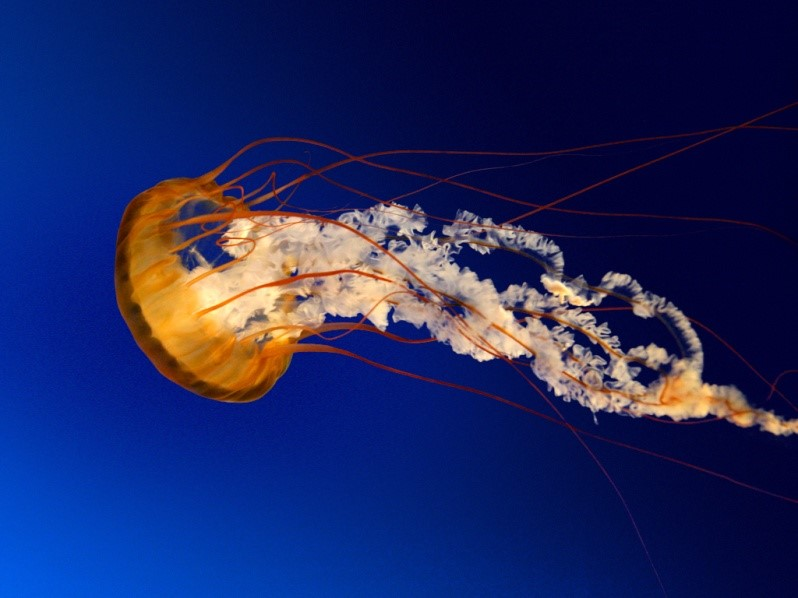
%> input picture image_watermarking/Color DWT-SVD watermarking/wavelet/m1.jpg, 798 x 598 px
$ octave wavelet_luv.m   (GNU Octave 9; MATLAB toolbox functions it lacks are replaced by stand-ins)
%> lines starting %> are read from the running program, lines starting %| are printed output that depends on the picture
clc
close all

%host

rgbimage=imresize(imread('m1.jpg'),[512 512]);
figure;
imshow(rgbimage);
title('Original color image');
%ycbcr=rgb2ycbcr(r1gbimage);
[h_LL,h_LH,h_HL,h_HH]=dwt2(rgbimage,'db2');
img=h_LL;
red1=img(:,:,1)+img(:,:,2)+img(:,:,3);
green1=(-2)*img(:,:,1)+img(:,:,2)+img(:,:,3);
blue1=(-1)*img(:,:,2)+img(:,:,3);
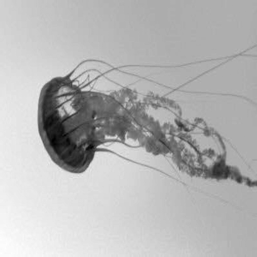
%> blue1: size 257x257 double; min -287.5, max 279.1, mean 115.9; drawn with min black and max white

[U_imgr1,S_imgr1,V_imgr1]= svd(red1);
[U_imgg1,S_imgg1,V_imgg1]= svd(green1);
[U_imgb1,S_imgb1,V_imgb1]= svd(blue1);

%watermark

rgbimage=imresize(imread('babow5.png'),[512 512]);
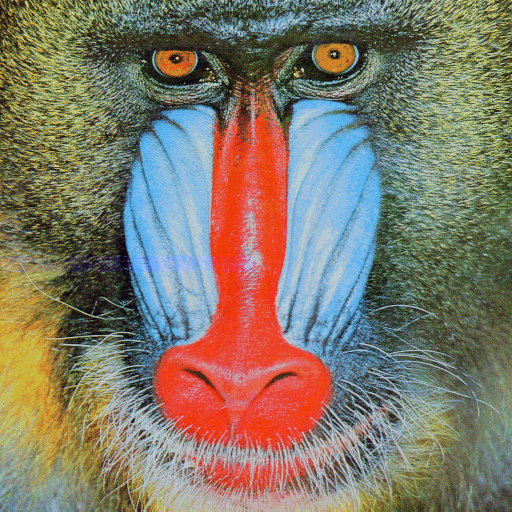
%> input picture image_watermarking/Color DWT-SVD watermarking/wavelet/babow5.png, 512 x 512 px
%> rgbimage is the input picture: size 512x512x3 uint8; mean R, G, B 129.6, 121.5, 105.5
figure;
imshow(rgbimage);
title('Watermark image');
%ycbcr=rgb2ycbcr(rgbimage);
[w_LL,w_LH,w_HL,w_HH]=dwt2(rgbimage,'db2');
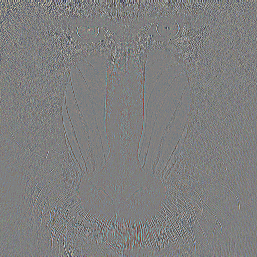
%> w_HL: size 257x257x3 double; mean R, G, B 0, 0, 0; mean of the top-left, top-right, bottom-left and bottom-right quarters 0.1, -0.1, 0, 0; drawn with min black and max white
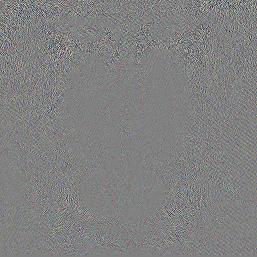
%> w_HH: size 257x257x3 double; mean R, G, B 0, 0, -0.1; drawn with min black and max white
img_wat=w_LL;
red2=img_wat(:,:,1)+img_wat(:,:,2)+img_wat(:,:,3);
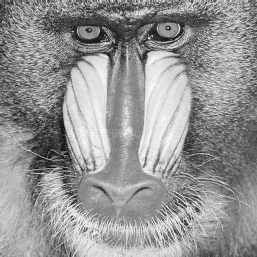
%> red2: size 257x257 double; min -28.81, max 1238.5, mean 712.9; drawn with min black and max white
green2=(-2)*img_wat(:,:,1)+img_wat(:,:,2)+img_wat(:,:,3);;
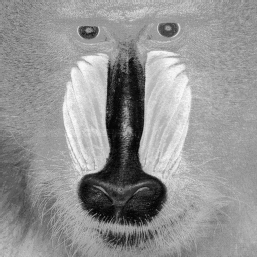
%> green2: size 257x257 double; min -864.8, max 518.8, mean -64.3; drawn with min black and max white
blue2=(-1)*img_wat(:,:,2)+img_wat(:,:,3);
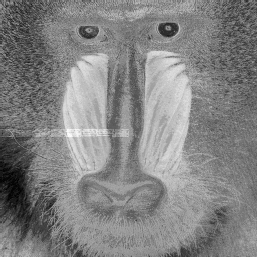
%> blue2: size 257x257 double; min -256, max 177.6, mean -32.3; drawn with min black and max white
[U_imgr2,S_imgr2,V_imgr2]= svd(red2);
[U_imgg2,S_imgg2,V_imgg2]= svd(green2);
[U_imgb2,S_imgb2,V_imgb2]= svd(blue2);


% watermarking

S_wimgr=S_imgr1+(0.10*S_imgr2);
S_wimgg=S_imgg1+(0.10*S_imgg2);
S_wimgb=S_imgb1+(0.10*S_imgb2);


wimgr = U_imgr1*S_wimgr*V_imgr1';
wimgg = U_imgg1*S_wimgg*V_imgg1';
wimgb = U_imgb1*S_wimgb*V_imgb1';


nwimgr=(1/3)*wimgr-2*(1/6)*wimgg;
nwimgg=(1/3)*wimgr+(1/6)*wimgg-(1/2)*wimgb;
nwimgb=(1/3)*wimgr+(1/6)*wimgg+(1/2)*wimgb;
wimg=cat(3,nwimgr,nwimgg,nwimgb);
newhost_LL=wimg;

%output

rgb2=idwt2(newhost_LL,h_LH,h_HL,h_HH,'db2');
%imwrite(uint8(rgb2),'Watermarked.jpg');
I=uint8(rgb2);
%I=ycbcr2rgb(I);
imwrite(I,'Watermarked.jpg');
figure;imshow(I);title('Watermarked Image');
